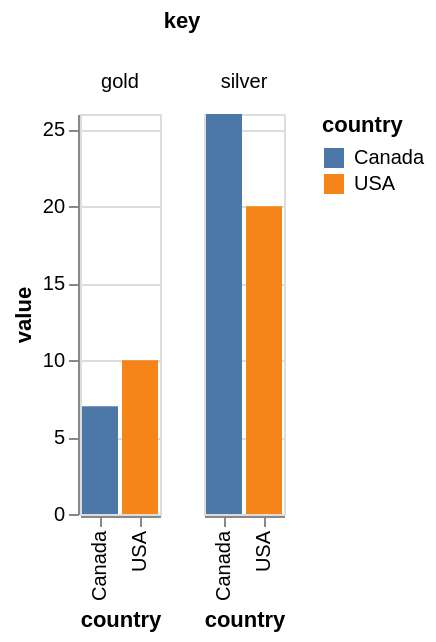

Write a Vega-Lite specification for this figure.
### Vega specification from a JSON file in a GitHub repository (floating-point values rounded to 4 significant figures)
{"$schema": "https://vega.github.io/schema/vega/v5.json", "autosize": "pad", "padding": 5, "data": [{"name": "source_0", "values": [{"country": "USA", "gold": 10, "silver": 20}, {"country": "Canada", "gold": 7, "silver": 26}]}, {"name": "data_0", "source": "source_0", "transform": [{"type": "fold", "fields": ["gold", "silver"], "as": ["key", "value"]}]}, {"name": "column_domain", "source": "data_0", "transform": [{"type": "aggregate", "groupby": ["key"]}]}], "signals": [{"name": "x_step", "value": 20}, {"name": "child_width", "update": "bandspace(domain('x').length, 0.1, 0.05) * x_step"}, {"name": "child_height", "value": 200}], "layout": {"padding": 20, "offset": {"columnTitle": 10}, "columns": {"signal": "length(data('column_domain'))"}, "bounds": "full", "align": "all"}, "marks": [{"name": "column-title", "type": "group", "role": "column-title", "title": {"text": "key", "style": "guide-title", "offset": 10}}, {"name": "row_header", "type": "group", "role": "row-header", "encode": {"update": {"height": {"signal": "child_height"}}}, "axes": [{"scale": "y", "orient": "left", "grid": false, "title": "value", "labelOverlap": true, "tickCount": {"signal": "ceil(child_height/40)"}, "zindex": 1}]}, {"name": "column_header", "type": "group", "role": "column-header", "from": {"data": "column_domain"}, "sort": {"field": "datum[\"key\"]", "order": "ascending"}, "title": {"text": {"signal": "''+parent[\"key\"]"}, "style": "guide-label", "frame": "group", "offset": 10}, "encode": {"update": {"width": {"signal": "child_width"}}}}, {"name": "column_footer", "type": "group", "role": "column-footer", "from": {"data": "column_domain"}, "sort": {"field": "datum[\"key\"]", "order": "ascending"}, "encode": {"update": {"width": {"signal": "child_width"}}}, "axes": [{"scale": "x", "orient": "bottom", "grid": false, "title": "country", "labelAlign": "right", "labelAngle": 270, "labelBaseline": "middle", "zindex": 1}]}, {"name": "cell", "type": "group", "style": "cell", "from": {"facet": {"name": "facet", "data": "data_0", "groupby": ["key"]}}, "sort": {"field": ["datum[\"key\"]"], "order": ["ascending"]}, "encode": {"update": {"width": {"signal": "child_width"}, "height": {"signal": "child_height"}}}, "marks": [{"name": "child_marks", "type": "rect", "style": ["bar"], "from": {"data": "facet"}, "encode": {"update": {"fill": [{"test": "datum[\"value\"] === null || isNaN(datum[\"value\"])", "value": null}, {"scale": "color", "field": "country"}], "tooltip": {"signal": "{\"country\": ''+datum[\"country\"], \"value\": format(datum[\"value\"], \"\")}"}, "x": {"scale": "x", "field": "country"}, "width": {"scale": "x", "band": true}, "y": {"scale": "y", "field": "value"}, "y2": {"scale": "y", "value": 0}}}}], "axes": [{"scale": "y", "orient": "left", "gridScale": "x", "grid": true, "tickCount": {"signal": "ceil(child_height/40)"}, "domain": false, "labels": false, "maxExtent": 0, "minExtent": 0, "ticks": false, "zindex": 0}]}], "scales": [{"name": "x", "type": "band", "domain": {"data": "data_0", "field": "country", "sort": true}, "range": {"step": {"signal": "x_step"}}, "paddingInner": 0.1, "paddingOuter": 0.05}, {"name": "y", "type": "linear", "domain": {"data": "data_0", "field": "value"}, "range": [{"signal": "child_height"}, 0], "nice": true, "zero": true}, {"name": "color", "type": "ordinal", "domain": {"data": "data_0", "field": "country", "sort": true}, "range": "category", "interpolate": "hcl"}], "legends": [{"fill": "color", "gradientLength": {"signal": "clamp(child_height, 64, 200)"}, "title": "country", "encode": {"symbols": {"update": {"shape": {"value": "square"}}}}}]}
